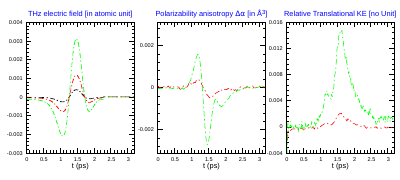

This chart was generated by the following gnuplot code:
set encoding utf8 
set terminal postscript enhanced 
set terminal postscript eps size 3.5,3 enhanced color \
    font 'Arial,6'  linewidth 1
##set key box lw 1
set key width 0.5 height 0.5
set key font 'Arial,9'
set key spacing 1.5
set key right top

time=3
set style fill transparent solid 0.25 # partial transparency
set style fill noborder # no separate top/bottom lines


set term png truecolor  # or "set term pngcairo"
set terminal pdfcairo enhanced size 4.0in,1.8in
set output 'Magnitude.pdf'


set size 1,1

NZ=2000
NX=2000
SCALE=0.2

set lmargin 7
set rmargin 2

# Axes
set xr [0:NZ] #Time /16
set mytics 5
set mxtics

# Multiplot
set multiplot layout 1,3 rowsfirst

f(x) = (x)**2
 
#----------------
#-  First plot  -
#----------------

# labels and axis
set tmargin at screen 0.88; set bmargin at screen 0.15
set size 0.43, 1
set origin -0.06, 0.0


set xrange [0:3.2]
set yrange [-0.003:0.004]

set ytics offset 0.5,0,0
set xtics offset 0,0.5,0
set ytics -0.01, 0.001, 0.02 font 'Arial,6'
set xtics font 'Arial,6

set key
c=1
set title "THz electric field [in atomic unit]" font 'Arial,8' offset 0,-0.5,0  textcolor rgb "blue"
set xlabel "t (ps)" font 'Arial,9'  offset 0,1.5,0
set key top left
plot "thzpulse.dat" using ($1*0.001):($2) notitle "E_{THz} (atomic unit)"  with line ls 1 lc rgb "black" lw 0.8 dt 4,\
"thzpulse3.dat" using ($1*0.001):($2) notitle "E_{THz} (atomic unit)"  with line ls 1 lc rgb "red" lw 0.8 dt 4,\
"thzpulse8.dat" using ($1*0.001):($2) notitle "E_{THz} (atomic unit)"  with line ls 1 lc rgb "green" lw 0.8 dt 4,\

unset ylabel
unset label 
unset arrow 
unset ylabel
unset ytics
#-----------------
#-  Second plot  -
#-----------------

set tmargin at screen 0.88; set bmargin at screen 0.15
set size 0.43, 1
set origin 0.268,0.0
set xrange [0:3.2]

set title "Polarizability anisotropy {/Symbol D}{/Symbol a} [in Å^3]" font 'Arial,8' offset 0,-0.5,0  textcolor rgb "blue"
set yrange [-0.0031:0.0031]
set ytics -0.04, 0.002, 0.06 font 'Arial,6'  offset 0.5,0,0 font 'Arial,6'
set xlabel "t (ps)" font 'Arial,9'  offset 0,1.5,0
set key top left
plot "3/EDID.dat" using ($1*0.001):($2) notitle "E_{THz} (atomic unit)"  with line ls 1 lc rgb "red" lw 0.8 dt 4,\
"8/EDID.dat" using ($1*0.001):($2) notitle "E_{THz} (atomic unit)"  with line ls 1 lc rgb "green" lw 0.8 dt 4,\



unset label 
unset arrow 

set tmargin at screen 0.88; set bmargin at screen 0.15
set size 0.43, 1
set origin 0.59,0.0

set xrange [0:3.2]
set yrange [-0.004:0.016]
set xlabel "t (ps)" font 'Arial,9'  offset 0,1.5,0
set key 
set ytics -0.04, 0.004, 0.04 font 'Arial,6'  offset 0.5,0,0 font 'Arial,6'

set xlabel "t (ps)" font 'Arial,9'  offset 0,1.5,0
set key top left
set title "Relative Translational KE [no Unit]" font 'Arial,8' offset 0,-0.5,0  textcolor rgb "blue"
#plot "3/cosine-KE.dat" using ($1*0.001):($29) notitle "E_{THz} (atomic unit)"  with line ls 1 lc rgb "red" lw 0.8 dt 4,\
#"8/cosine-KE.dat" using ($1*0.001):($29) notitle "E_{THz} (atomic unit)"  with line ls 1 lc rgb "green" lw 0.8 dt 4,\

plot "3/cosine-KE.dat" using ($1*0.001):($3-0.5) notitle "E_{THz} (atomic unit)"  with line ls 1 lc rgb "red" lw 0.8 dt 4,\
"8/cosine-KE.dat" using ($1*0.001):($3+0.002) notitle "E_{THz} (atomic unit)"  with line ls 1 lc rgb "green" lw 0.8 dt 4,\




unset multiplot
unset output

